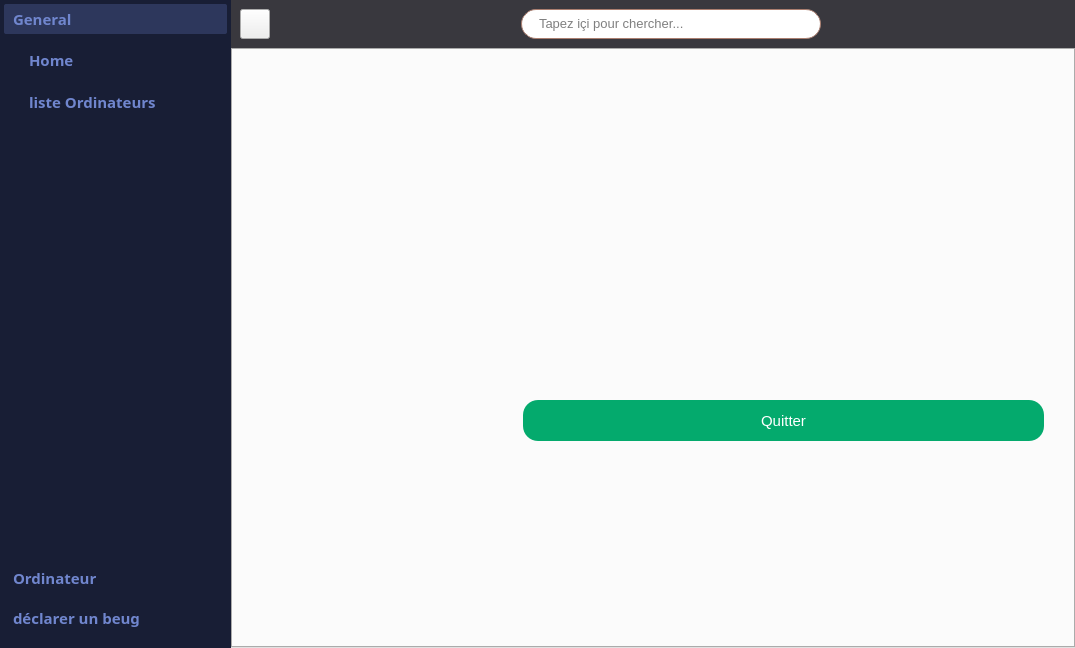
<?xml version="1.0" encoding="UTF-8"?>
<ui version="4.0">
 <class>MainWindow</class>
 <widget class="QMainWindow" name="MainWindow">
  <property name="geometry">
   <rect>
    <x>0</x>
    <y>0</y>
    <width>1075</width>
    <height>648</height>
   </rect>
  </property>
  <property name="windowTitle">
   <string>MainWindow</string>
  </property>
  <property name="styleSheet">
   <string notr="true"/>
  </property>
  <widget class="QWidget" name="centralwidget">
   <layout class="QGridLayout" name="gridLayout_3">
    <property name="leftMargin">
     <number>0</number>
    </property>
    <property name="topMargin">
     <number>0</number>
    </property>
    <property name="rightMargin">
     <number>0</number>
    </property>
    <property name="bottomMargin">
     <number>0</number>
    </property>
    <property name="spacing">
     <number>0</number>
    </property>
    <item row="0" column="0">
     <widget class="QSplitter" name="splitter">
      <property name="orientation">
       <enum>Qt::Horizontal</enum>
      </property>
      <property name="handleWidth">
       <number>0</number>
      </property>
      <widget class="QWidget" name="menu_widget" native="true">
       <property name="minimumSize">
        <size>
         <width>210</width>
         <height>0</height>
        </size>
       </property>
       <property name="styleSheet">
        <string notr="true">
background-color: rgb(24, 30, 53);
color:rgb(112, 134, 206);
border: none;</string>
       </property>
       <layout class="QGridLayout" name="gridLayout">
        <property name="leftMargin">
         <number>4</number>
        </property>
        <property name="topMargin">
         <number>4</number>
        </property>
        <property name="rightMargin">
         <number>4</number>
        </property>
        <property name="bottomMargin">
         <number>15</number>
        </property>
        <property name="spacing">
         <number>0</number>
        </property>
        <item row="0" column="0">
         <widget class="QToolBox" name="toolBox">
          <property name="font">
           <font>
            <family>Segoe UI Semibold</family>
            <pointsize>11</pointsize>
            <italic>false</italic>
            <bold>true</bold>
           </font>
          </property>
          <property name="cursor">
           <cursorShape>PointingHandCursor</cursorShape>
          </property>
          <property name="styleSheet">
           <string notr="true">#toolBox {
	color: #fff;
font: 600 11pt &quot;Segoe UI Semibold&quot;;
}

#toolBox::tab {
	padding-left:5px;
	text-align:left;
	border-radius: 2px;

}


#toolBox::tab:selected {
	background-color: rgb(45, 55, 92);
	font-weight: bold;

}

#toolBox QPushButton {
	padding:5px 0px 5px 20px;
	text-align:left;
	border-radius: 3px;
font: 600 11pt &quot;Segoe UI Semibold&quot;;
}

#toolBox QPushButton:hover {
	background-color: rgb(45, 55, 92);
}

#toolBox QPushButton:pressed{
	background-color: #3498DB;
}


</string>
          </property>
          <property name="currentIndex">
           <number>0</number>
          </property>
          <property name="tabSpacing">
           <number>10</number>
          </property>
          <widget class="QWidget" name="general_page">
           <property name="geometry">
            <rect>
             <x>0</x>
             <y>0</y>
             <width>225</width>
             <height>515</height>
            </rect>
           </property>
           <property name="cursor">
            <cursorShape>PointingHandCursor</cursorShape>
           </property>
           <attribute name="icon">
            <iconset resource="icon.qrc">
             <normaloff>:/icons/icons/house-user.png</normaloff>:/icons/icons/house-user.png</iconset>
           </attribute>
           <attribute name="label">
            <string>General</string>
           </attribute>
           <layout class="QVBoxLayout" name="verticalLayout">
            <property name="spacing">
             <number>10</number>
            </property>
            <property name="leftMargin">
             <number>5</number>
            </property>
            <property name="topMargin">
             <number>0</number>
            </property>
            <property name="rightMargin">
             <number>5</number>
            </property>
            <property name="bottomMargin">
             <number>5</number>
            </property>
            <item>
             <widget class="QPushButton" name="pushButton">
              <property name="font">
               <font>
                <family>Segoe UI Semibold</family>
                <pointsize>11</pointsize>
                <italic>false</italic>
                <bold>true</bold>
               </font>
              </property>
              <property name="cursor">
               <cursorShape>PointingHandCursor</cursorShape>
              </property>
              <property name="focusPolicy">
               <enum>Qt::NoFocus</enum>
              </property>
              <property name="styleSheet">
               <string notr="true"/>
              </property>
              <property name="text">
               <string>Home</string>
              </property>
              <property name="icon">
               <iconset resource="icon.qrc">
                <normaloff>:/icons/icons/house-1.png</normaloff>:/icons/icons/house-1.png</iconset>
              </property>
              <property name="checkable">
               <bool>true</bool>
              </property>
              <property name="checked">
               <bool>true</bool>
              </property>
             </widget>
            </item>
            <item>
             <widget class="QPushButton" name="pushButton_2">
              <property name="font">
               <font>
                <family>Segoe UI Semibold</family>
                <pointsize>11</pointsize>
                <italic>false</italic>
                <bold>true</bold>
               </font>
              </property>
              <property name="cursor">
               <cursorShape>PointingHandCursor</cursorShape>
              </property>
              <property name="focusPolicy">
               <enum>Qt::NoFocus</enum>
              </property>
              <property name="styleSheet">
               <string notr="true"/>
              </property>
              <property name="text">
               <string>liste Ordinateurs</string>
              </property>
              <property name="icon">
               <iconset resource="icon.qrc">
                <normaloff>:/icons/icons/eye.svg</normaloff>:/icons/icons/eye.svg</iconset>
              </property>
              <property name="checkable">
               <bool>true</bool>
              </property>
             </widget>
            </item>
            <item>
             <spacer name="verticalSpacer">
              <property name="orientation">
               <enum>Qt::Vertical</enum>
              </property>
              <property name="sizeType">
               <enum>QSizePolicy::Expanding</enum>
              </property>
              <property name="sizeHint" stdset="0">
               <size>
                <width>20</width>
                <height>10</height>
               </size>
              </property>
             </spacer>
            </item>
           </layout>
          </widget>
          <widget class="QWidget" name="ordinateur_page">
           <property name="geometry">
            <rect>
             <x>0</x>
             <y>0</y>
             <width>225</width>
             <height>515</height>
            </rect>
           </property>
           <property name="cursor">
            <cursorShape>PointingHandCursor</cursorShape>
           </property>
           <attribute name="icon">
            <iconset resource="icon.qrc">
             <normaloff>:/icons/icons/monitor-touch.png</normaloff>:/icons/icons/monitor-touch.png</iconset>
           </attribute>
           <attribute name="label">
            <string>Ordinateur</string>
           </attribute>
           <layout class="QVBoxLayout" name="verticalLayout_2">
            <property name="spacing">
             <number>10</number>
            </property>
            <property name="leftMargin">
             <number>5</number>
            </property>
            <property name="topMargin">
             <number>0</number>
            </property>
            <property name="rightMargin">
             <number>5</number>
            </property>
            <property name="bottomMargin">
             <number>5</number>
            </property>
            <item>
             <widget class="QPushButton" name="pushButton_3">
              <property name="font">
               <font>
                <family>Segoe UI Semibold</family>
                <pointsize>11</pointsize>
                <italic>false</italic>
                <bold>true</bold>
               </font>
              </property>
              <property name="cursor">
               <cursorShape>PointingHandCursor</cursorShape>
              </property>
              <property name="focusPolicy">
               <enum>Qt::NoFocus</enum>
              </property>
              <property name="text">
               <string>Ajout d'Ordinateur</string>
              </property>
              <property name="icon">
               <iconset resource="icon.qrc">
                <normaloff>:/icons/icons/monitor-download.png</normaloff>:/icons/icons/monitor-download.png</iconset>
              </property>
              <property name="checkable">
               <bool>true</bool>
              </property>
             </widget>
            </item>
            <item>
             <widget class="QPushButton" name="pushButton_4">
              <property name="font">
               <font>
                <family>Segoe UI Semibold</family>
                <pointsize>11</pointsize>
                <italic>false</italic>
                <bold>true</bold>
               </font>
              </property>
              <property name="cursor">
               <cursorShape>PointingHandCursor</cursorShape>
              </property>
              <property name="focusPolicy">
               <enum>Qt::NoFocus</enum>
              </property>
              <property name="text">
               <string>Modification </string>
              </property>
              <property name="icon">
               <iconset resource="icon.qrc">
                <normaloff>:/icons/icons/monitor-edit.png</normaloff>:/icons/icons/monitor-edit.png</iconset>
              </property>
              <property name="checkable">
               <bool>true</bool>
              </property>
             </widget>
            </item>
            <item>
             <widget class="QPushButton" name="pushButton_5">
              <property name="font">
               <font>
                <family>Segoe UI Semibold</family>
                <pointsize>11</pointsize>
                <italic>false</italic>
                <bold>true</bold>
               </font>
              </property>
              <property name="cursor">
               <cursorShape>PointingHandCursor</cursorShape>
              </property>
              <property name="focusPolicy">
               <enum>Qt::NoFocus</enum>
              </property>
              <property name="text">
               <string>Etat d'ordinateur</string>
              </property>
              <property name="icon">
               <iconset resource="icon.qrc">
                <normaloff>:/icons/icons/shopping-laptop-notebook-sale.png</normaloff>:/icons/icons/shopping-laptop-notebook-sale.png</iconset>
              </property>
              <property name="checkable">
               <bool>true</bool>
              </property>
             </widget>
            </item>
            <item>
             <spacer name="verticalSpacer_2">
              <property name="orientation">
               <enum>Qt::Vertical</enum>
              </property>
              <property name="sizeHint" stdset="0">
               <size>
                <width>20</width>
                <height>350</height>
               </size>
              </property>
             </spacer>
            </item>
           </layout>
          </widget>
          <widget class="QWidget" name="report_page">
           <property name="geometry">
            <rect>
             <x>0</x>
             <y>0</y>
             <width>225</width>
             <height>515</height>
            </rect>
           </property>
           <property name="cursor">
            <cursorShape>PointingHandCursor</cursorShape>
           </property>
           <attribute name="icon">
            <iconset resource="icon.qrc">
             <normaloff>:/icons/icons/alert-triangle.png</normaloff>:/icons/icons/alert-triangle.png</iconset>
           </attribute>
           <attribute name="label">
            <string>déclarer un beug</string>
           </attribute>
           <layout class="QVBoxLayout" name="verticalLayout_3">
            <property name="spacing">
             <number>10</number>
            </property>
            <property name="leftMargin">
             <number>5</number>
            </property>
            <property name="topMargin">
             <number>0</number>
            </property>
            <property name="rightMargin">
             <number>5</number>
            </property>
            <property name="bottomMargin">
             <number>5</number>
            </property>
            <item>
             <widget class="QPushButton" name="pushButton_6">
              <property name="font">
               <font>
                <family>Segoe UI Semibold</family>
                <pointsize>11</pointsize>
                <italic>false</italic>
                <bold>true</bold>
               </font>
              </property>
              <property name="cursor">
               <cursorShape>PointingHandCursor</cursorShape>
              </property>
              <property name="focusPolicy">
               <enum>Qt::NoFocus</enum>
              </property>
              <property name="text">
               <string>Via appel vocal</string>
              </property>
              <property name="icon">
               <iconset resource="icon.qrc">
                <normaloff>:/icons/icons/phone.png</normaloff>:/icons/icons/phone.png</iconset>
              </property>
              <property name="checkable">
               <bool>true</bool>
              </property>
             </widget>
            </item>
            <item>
             <widget class="QPushButton" name="pushButton_7">
              <property name="font">
               <font>
                <family>Segoe UI Semibold</family>
                <pointsize>11</pointsize>
                <italic>false</italic>
                <bold>true</bold>
               </font>
              </property>
              <property name="cursor">
               <cursorShape>PointingHandCursor</cursorShape>
              </property>
              <property name="focusPolicy">
               <enum>Qt::NoFocus</enum>
              </property>
              <property name="text">
               <string>Via e-mail</string>
              </property>
              <property name="icon">
               <iconset resource="icon.qrc">
                <normaloff>:/icons/icons/email-logo.png</normaloff>:/icons/icons/email-logo.png</iconset>
              </property>
              <property name="checkable">
               <bool>true</bool>
              </property>
             </widget>
            </item>
            <item>
             <spacer name="verticalSpacer_3">
              <property name="orientation">
               <enum>Qt::Vertical</enum>
              </property>
              <property name="sizeHint" stdset="0">
               <size>
                <width>20</width>
                <height>388</height>
               </size>
              </property>
             </spacer>
            </item>
           </layout>
          </widget>
         </widget>
        </item>
       </layout>
      </widget>
      <widget class="QWidget" name="main_widget" native="true">
       <layout class="QGridLayout" name="gridLayout_4">
        <property name="leftMargin">
         <number>0</number>
        </property>
        <property name="topMargin">
         <number>0</number>
        </property>
        <property name="rightMargin">
         <number>0</number>
        </property>
        <property name="bottomMargin">
         <number>0</number>
        </property>
        <property name="spacing">
         <number>0</number>
        </property>
        <item row="0" column="0">
         <widget class="QWidget" name="search_widget" native="true">
          <property name="styleSheet">
           <string notr="true">#search_widget {background-color: rgb(57, 56, 62);}</string>
          </property>
          <layout class="QHBoxLayout" name="horizontalLayout">
           <item>
            <widget class="QPushButton" name="pushButton_8">
             <property name="minimumSize">
              <size>
               <width>30</width>
               <height>30</height>
              </size>
             </property>
             <property name="maximumSize">
              <size>
               <width>30</width>
               <height>30</height>
              </size>
             </property>
             <property name="cursor">
              <cursorShape>PointingHandCursor</cursorShape>
             </property>
             <property name="styleSheet">
              <string notr="true">border-image: url(:/icons/icons/circle-shape.png);</string>
             </property>
             <property name="text">
              <string/>
             </property>
             <property name="icon">
              <iconset resource="icon.qrc">
               <normaloff>:/icons/icons/arrow-left.svg</normaloff>
               <activeoff>:/icons/icons/arrow-left.svg</activeoff>
               <activeon>:/icons/icons/arrow-right (2).svg</activeon>:/icons/icons/arrow-left.svg</iconset>
             </property>
             <property name="iconSize">
              <size>
               <width>15</width>
               <height>15</height>
              </size>
             </property>
             <property name="checkable">
              <bool>true</bool>
             </property>
            </widget>
           </item>
           <item>
            <spacer name="horizontalSpacer">
             <property name="orientation">
              <enum>Qt::Horizontal</enum>
             </property>
             <property name="sizeHint" stdset="0">
              <size>
               <width>40</width>
               <height>20</height>
              </size>
             </property>
            </spacer>
           </item>
           <item>
            <widget class="QFrame" name="search_frame">
             <property name="minimumSize">
              <size>
               <width>300</width>
               <height>30</height>
              </size>
             </property>
             <property name="maximumSize">
              <size>
               <width>300</width>
               <height>30</height>
              </size>
             </property>
             <property name="font">
              <font>
               <pointsize>10</pointsize>
              </font>
             </property>
             <property name="styleSheet">
              <string notr="true">#search_frame {
	border:  1px solid #aa7e6f;
	border-radius: 15px;
	background-color: rgb(255, 255, 255);
}

#search_btn {
	padding:5px 5px;
	border-radius: 15px;
}

#search_btn:pressed {
	padding-left: 10px;
}</string>
             </property>
             <property name="frameShape">
              <enum>QFrame::Box</enum>
             </property>
             <property name="frameShadow">
              <enum>QFrame::Raised</enum>
             </property>
             <layout class="QHBoxLayout" name="horizontalLayout_10">
              <property name="leftMargin">
               <number>15</number>
              </property>
              <property name="topMargin">
               <number>0</number>
              </property>
              <property name="rightMargin">
               <number>5</number>
              </property>
              <property name="bottomMargin">
               <number>0</number>
              </property>
              <item>
               <widget class="QLineEdit" name="lineEdit_5">
                <property name="font">
                 <font>
                  <pointsize>10</pointsize>
                 </font>
                </property>
                <property name="frame">
                 <bool>false</bool>
                </property>
                <property name="placeholderText">
                 <string>Tapez içi pour chercher...</string>
                </property>
                <property name="clearButtonEnabled">
                 <bool>true</bool>
                </property>
               </widget>
              </item>
              <item>
               <widget class="QPushButton" name="search_btn">
                <property name="cursor">
                 <cursorShape>PointingHandCursor</cursorShape>
                </property>
                <property name="styleSheet">
                 <string notr="true"/>
                </property>
                <property name="text">
                 <string/>
                </property>
                <property name="icon">
                 <iconset resource="icon.qrc">
                  <normaloff>:/icons/icons/search.png</normaloff>:/icons/icons/search.png</iconset>
                </property>
                <property name="iconSize">
                 <size>
                  <width>20</width>
                  <height>20</height>
                 </size>
                </property>
               </widget>
              </item>
             </layout>
            </widget>
           </item>
           <item>
            <spacer name="horizontalSpacer_2">
             <property name="orientation">
              <enum>Qt::Horizontal</enum>
             </property>
             <property name="sizeHint" stdset="0">
              <size>
               <width>209</width>
               <height>20</height>
              </size>
             </property>
            </spacer>
           </item>
          </layout>
         </widget>
        </item>
        <item row="1" column="0">
         <widget class="QTabWidget" name="tabWidget">
          <property name="font">
           <font>
            <pointsize>10</pointsize>
           </font>
          </property>
          <property name="styleSheet">
           <string notr="true">#tabWidget {
	
}

QTabBar::close-button {
	margin-left: 3px;
	image: url(:/icon/icon/x-mark-4-32.ico)
}

QTabBar::close-button:hover {
	
	image: url(:/icon/icon/x-mark-4-48.ico);
}</string>
          </property>
          <property name="currentIndex">
           <number>0</number>
          </property>
          <property name="iconSize">
           <size>
            <width>10</width>
            <height>10</height>
           </size>
          </property>
          <property name="tabsClosable">
           <bool>true</bool>
          </property>
          <property name="tabBarAutoHide">
           <bool>true</bool>
          </property>
          <widget class="QWidget" name="tab">
           <property name="styleSheet">
            <string notr="true">background-image: url(:/img/img/mo.jpg);

</string>
           </property>
           <attribute name="title">
            <string>Page</string>
           </attribute>
           <widget class="QPushButton" name="pushButton_9">
            <property name="geometry">
             <rect>
              <x>290</x>
              <y>350</y>
              <width>521</width>
              <height>41</height>
             </rect>
            </property>
            <property name="styleSheet">
             <string notr="true">QPushButton{
  padding: 5px 5px;
  font-size: 15px;
  text-align: center;
  text-decoration: none;
  outline: none;
  color: #fff;
  background-color: #04AA6D;
  border: none;
  border-radius: 15px;
}
QPushButton:hover{
background-color: #3e8e41
}
QPushButton:pressed{
background-color: rgb(85, 255, 255)
}
</string>
            </property>
            <property name="text">
             <string>Quitter</string>
            </property>
           </widget>
          </widget>
         </widget>
        </item>
       </layout>
      </widget>
     </widget>
    </item>
   </layout>
  </widget>
 </widget>
 <resources>
  <include location="icon.qrc"/>
 </resources>
 <connections>
  <connection>
   <sender>pushButton_8</sender>
   <signal>toggled(bool)</signal>
   <receiver>menu_widget</receiver>
   <slot>setHidden(bool)</slot>
   <hints>
    <hint type="sourcelabel">
     <x>287</x>
     <y>38</y>
    </hint>
    <hint type="destinationlabel">
     <x>248</x>
     <y>21</y>
    </hint>
   </hints>
  </connection>
 </connections>
</ui>
